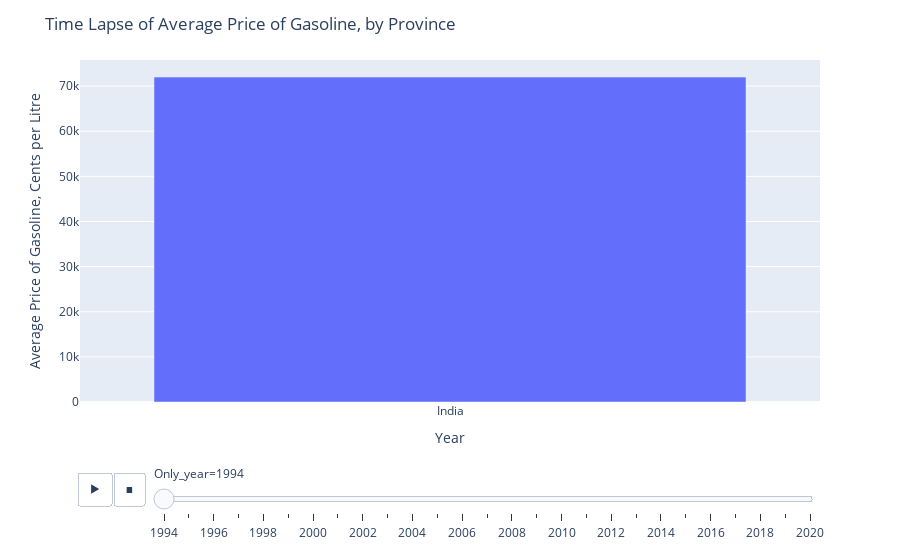

Write notebook code for a chart like this one.
### Code cell
fig = px.bar(price_bycompany,  
            x='country', y = "selling_price", animation_frame="Only_year")
fig.update_layout(
    title="Time Lapse of Average Price of Gasoline, by Province",
    xaxis_title="Year",
    yaxis_title="Average Price of Gasoline, Cents per Litre")

fig.show()

### Figure 1 — Plotly figure (JSON) as saved in the notebook; plotly's stock layout.template omitted (floating-point values rounded to 4 significant figures)
{"data": [{"alignmentgroup": "True", "hovertemplate": "Only_year=1994<br>country=%{x}<br>selling_price=%{y}<extra></extra>", "legendgroup": "", "marker": {"color": "#636efa", "pattern": {"shape": ""}}, "name": "", "offsetgroup": "", "orientation": "v", "showlegend": false, "textposition": "auto", "type": "bar", "x": ["India"], "xaxis": "x", "y": [72000], "yaxis": "y"}], "layout": {"barmode": "relative", "legend": {"tracegroupgap": 0}, "margin": {"t": 60}, "sliders": [{"active": 0, "currentvalue": {"prefix": "Only_year="}, "len": 0.9, "pad": {"b": 10, "t": 60}, "steps": [{"args": [["1994"], {"frame": {"duration": 0, "redraw": true}, "fromcurrent": true, "mode": "immediate", "transition": {"duration": 0, "easing": "linear"}}], "label": "1994", "method": "animate"}, {"args": [["1995"], {"frame": {"duration": 0, "redraw": true}, "fromcurrent": true, "mode": "immediate", "transition": {"duration": 0, "easing": "linear"}}], "label": "1995", "method": "animate"}, {"args": [["1996"], {"frame": {"duration": 0, "redraw": true}, "fromcurrent": true, "mode": "immediate", "transition": {"duration": 0, "easing": "linear"}}], "label": "1996", "method": "animate"}, {"args": [["1997"], {"frame": {"duration": 0, "redraw": true}, "fromcurrent": true, "mode": "immediate", "transition": {"duration": 0, "easing": "linear"}}], "label": "1997", "method": "animate"}, {"args": [["1998"], {"frame": {"duration": 0, "redraw": true}, "fromcurrent": true, "mode": "immediate", "transition": {"duration": 0, "easing": "linear"}}], "label": "1998", "method": "animate"}, {"args": [["1999"], {"frame": {"duration": 0, "redraw": true}, "fromcurrent": true, "mode": "immediate", "transition": {"duration": 0, "easing": "linear"}}], "label": "1999", "method": "animate"}, {"args": [["2000"], {"frame": {"duration": 0, "redraw": true}, "fromcurrent": true, "mode": "immediate", "transition": {"duration": 0, "easing": "linear"}}], "label": "2000", "method": "animate"}, {"args": [["2001"], {"frame": {"duration": 0, "redraw": true}, "fromcurrent": true, "mode": "immediate", "transition": {"duration": 0, "easing": "linear"}}], "label": "2001", "method": "animate"}, {"args": [["2002"], {"frame": {"duration": 0, "redraw": true}, "fromcurrent": true, "mode": "immediate", "transition": {"duration": 0, "easing": "linear"}}], "label": "2002", "method": "animate"}, {"args": [["2003"], {"frame": {"duration": 0, "redraw": true}, "fromcurrent": true, "mode": "immediate", "transition": {"duration": 0, "easing": "linear"}}], "label": "2003", "method": "animate"}, {"args": [["2004"], {"frame": {"duration": 0, "redraw": true}, "fromcurrent": true, "mode": "immediate", "transition": {"duration": 0, "easing": "linear"}}], "label": "2004", "method": "animate"}, {"args": [["2005"], {"frame": {"duration": 0, "redraw": true}, "fromcurrent": true, "mode": "immediate", "transition": {"duration": 0, "easing": "linear"}}], "label": "2005", "method": "animate"}, {"args": [["2006"], {"frame": {"duration": 0, "redraw": true}, "fromcurrent": true, "mode": "immediate", "transition": {"duration": 0, "easing": "linear"}}], "label": "2006", "method": "animate"}, {"args": [["2007"], {"frame": {"duration": 0, "redraw": true}, "fromcurrent": true, "mode": "immediate", "transition": {"duration": 0, "easing": "linear"}}], "label": "2007", "method": "animate"}, {"args": [["2008"], {"frame": {"duration": 0, "redraw": true}, "fromcurrent": true, "mode": "immediate", "transition": {"duration": 0, "easing": "linear"}}], "label": "2008", "method": "animate"}, {"args": [["2009"], {"frame": {"duration": 0, "redraw": true}, "fromcurrent": true, "mode": "immediate", "transition": {"duration": 0, "easing": "linear"}}], "label": "2009", "method": "animate"}, {"args": [["2010"], {"frame": {"duration": 0, "redraw": true}, "fromcurrent": true, "mode": "immediate", "transition": {"duration": 0, "easing": "linear"}}], "label": "2010", "method": "animate"}, {"args": [["2011"], {"frame": {"duration": 0, "redraw": true}, "fromcurrent": true, "mode": "immediate", "transition": {"duration": 0, "easing": "linear"}}], "label": "2011", "method": "animate"}, {"args": [["2012"], {"frame": {"duration": 0, "redraw": true}, "fromcurrent": true, "mode": "immediate", "transition": {"duration": 0, "easing": "linear"}}], "label": "2012", "method": "animate"}, {"args": [["2013"], {"frame": {"duration": 0, "redraw": true}, "fromcurrent": true, "mode": "immediate", "transition": {"duration": 0, "easing": "linear"}}], "label": "2013", "method": "animate"}, {"args": [["2014"], {"frame": {"duration": 0, "redraw": true}, "fromcurrent": true, "mode": "immediate", "transition": {"duration": 0, "easing": "linear"}}], "label": "2014", "method": "animate"}, {"args": [["2015"], {"frame": {"duration": 0, "redraw": true}, "fromcurrent": true, "mode": "immediate", "transition": {"duration": 0, "easing": "linear"}}], "label": "2015", "method": "animate"}, {"args": [["2016"], {"frame": {"duration": 0, "redraw": true}, "fromcurrent": true, "mode": "immediate", "transition": {"duration": 0, "easing": "linear"}}], "label": "2016", "method": "animate"}, {"args": [["2017"], {"frame": {"duration": 0, "redraw": true}, "fromcurrent": true, "mode": "immediate", "transition": {"duration": 0, "easing": "linear"}}], "label": "2017", "method": "animate"}, {"args": [["2018"], {"frame": {"duration": 0, "redraw": true}, "fromcurrent": true, "mode": "immediate", "transition": {"duration": 0, "easing": "linear"}}], "label": "2018", "method": "animate"}, {"args": [["2019"], {"frame": {"duration": 0, "redraw": true}, "fromcurrent": true, "mode": "immediate", "transition": {"duration": 0, "easing": "linear"}}], "label": "2019", "method": "animate"}, {"args": [["2020"], {"frame": {"duration": 0, "redraw": true}, "fromcurrent": true, "mode": "immediate", "transition": {"duration": 0, "easing": "linear"}}], "label": "2020", "method": "animate"}], "x": 0.1, "xanchor": "left", "y": 0, "yanchor": "top"}], "title": {"text": "Time Lapse of Average Price of Gasoline, by Province"}, "updatemenus": [{"buttons": [{"args": [null, {"frame": {"duration": 500, "redraw": true}, "fromcurrent": true, "mode": "immediate", "transition": {"duration": 500, "easing": "linear"}}], "label": "&#9654;", "method": "animate"}, {"args": [[null], {"frame": {"duration": 0, "redraw": true}, "fromcurrent": true, "mode": "immediate", "transition": {"duration": 0, "easing": "linear"}}], "label": "&#9724;", "method": "animate"}], "direction": "left", "pad": {"r": 10, "t": 70}, "showactive": false, "type": "buttons", "x": 0.1, "xanchor": "right", "y": 0, "yanchor": "top"}], "xaxis": {"anchor": "y", "domain": [0, 1], "title": {"text": "Year"}}, "yaxis": {"anchor": "x", "domain": [0, 1], "title": {"text": "Average Price of Gasoline, Cents per Litre"}}}}
